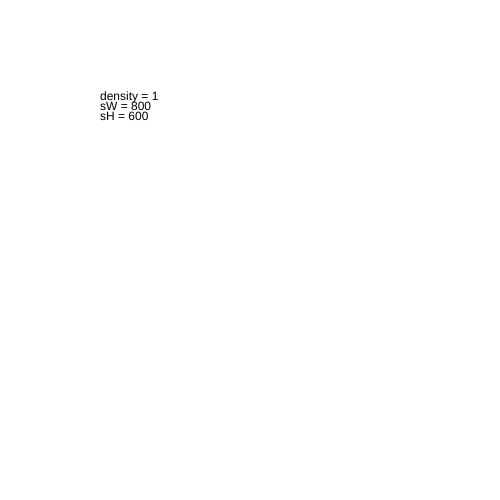
Frame 1 (no input)
Frame 60 (no input): identical to frame 1, image omitted
Frame 120 (the mouse pressed at the canvas centre since frame 60): identical to frame 1, image omitted

The p5.js sketch that drew this single still picture (run headless with seeded random() and noise() and a simulated clock; from frame 60 on, the mouse is pressed at the canvas centre):

// p5.js sketch
// ── sketch.js
let d

function setup(){
  d = pixelDensity()
  createCanvas(500,500)
  text('density = '+d,100,100)
  text('sW = '+screen.width,100,110)
  text('sH = '+screen.height,100,120)

}
function draw(){

}
